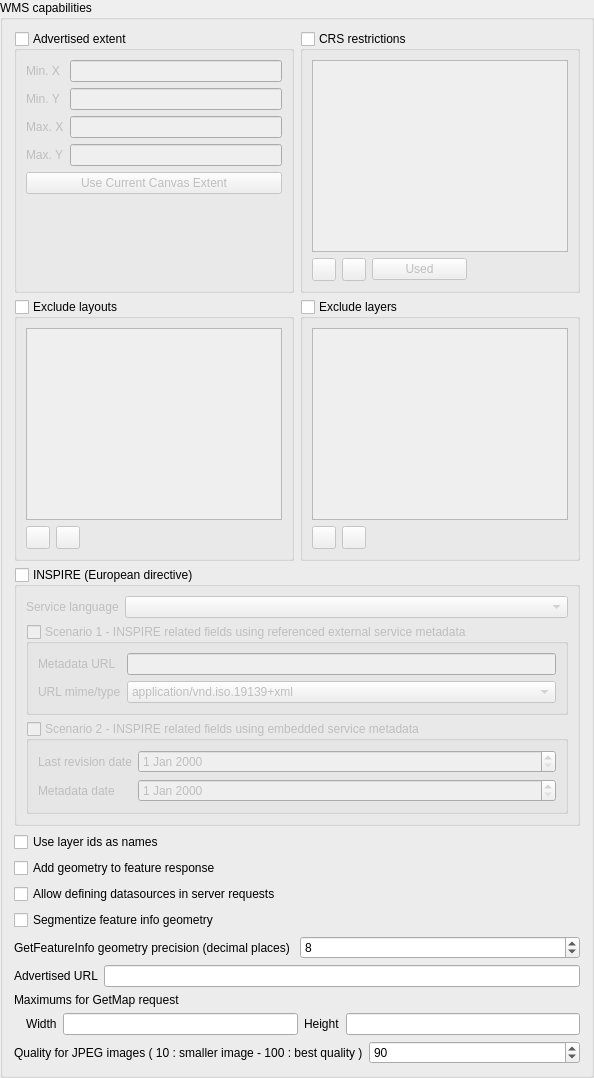
                <widget class="QgsCollapsibleGroupBox" name="grpWMSCapabilities">
                 <property name="title">
                  <string>WMS capabilities</string>
                 </property>
                 <property name="syncGroup">
                  <string notr="true">projowsserver</string>
                 </property>
                 <layout class="QGridLayout" name="gridLayout_13">
                  <item row="1" column="0">
                   <widget class="QgsCollapsibleGroupBox" name="grpWMSExt">
                    <property name="title">
                     <string>Advertised extent</string>
                    </property>
                    <property name="checkable">
                     <bool>true</bool>
                    </property>
                    <property name="checked">
                     <bool>false</bool>
                    </property>
                    <property name="collapsed">
                     <bool>false</bool>
                    </property>
                    <property name="saveCollapsedState">
                     <bool>true</bool>
                    </property>
                    <layout class="QGridLayout" name="gridLayout_4">
                     <item row="0" column="0">
                      <widget class="QLabel" name="label_16">
                       <property name="text">
                        <string>Min. X</string>
                       </property>
                       <property name="buddy">
                        <cstring>mWMSExtMinX</cstring>
                       </property>
                      </widget>
                     </item>
                     <item row="0" column="1">
                      <widget class="QLineEdit" name="mWMSExtMinX">
                       <property name="text">
                        <string/>
                       </property>
                      </widget>
                     </item>
                     <item row="1" column="0">
                      <widget class="QLabel" name="label_17">
                       <property name="text">
                        <string>Min. Y</string>
                       </property>
                       <property name="buddy">
                        <cstring>mWMSExtMinY</cstring>
                       </property>
                      </widget>
                     </item>
                     <item row="1" column="1">
                      <widget class="QLineEdit" name="mWMSExtMinY">
                       <property name="text">
                        <string/>
                       </property>
                      </widget>
                     </item>
                     <item row="2" column="0">
                      <widget class="QLabel" name="label_18">
                       <property name="text">
                        <string>Max. X</string>
                       </property>
                       <property name="buddy">
                        <cstring>mWMSExtMaxX</cstring>
                       </property>
                      </widget>
                     </item>
                     <item row="2" column="1">
                      <widget class="QLineEdit" name="mWMSExtMaxX">
                       <property name="text">
                        <string/>
                       </property>
                      </widget>
                     </item>
                     <item row="3" column="0">
                      <widget class="QLabel" name="label_19">
                       <property name="text">
                        <string>Max. Y</string>
                       </property>
                       <property name="buddy">
                        <cstring>mWMSExtMaxY</cstring>
                       </property>
                      </widget>
                     </item>
                     <item row="3" column="1">
                      <widget class="QLineEdit" name="mWMSExtMaxY">
                       <property name="text">
                        <string/>
                       </property>
                      </widget>
                     </item>
                     <item row="4" column="0" colspan="2">
                      <widget class="QPushButton" name="pbnWMSExtCanvas">
                       <property name="text">
                        <string>Use Current Canvas Extent</string>
                       </property>
                      </widget>
                     </item>
                     <item row="5" column="0" colspan="2">
                      <spacer name="verticalSpacer_3">
                       <property name="orientation">
                        <enum>Qt::Vertical</enum>
                       </property>
                       <property name="sizeHint" stdset="0">
                        <size>
                         <width>20</width>
                         <height>40</height>
                        </size>
                       </property>
                      </spacer>
                     </item>
                    </layout>
                   </widget>
                  </item>
                  <item row="2" column="0">
                   <widget class="QgsCollapsibleGroupBox" name="mWMSPrintLayoutGroupBox">
                    <property name="title">
                     <string>Exclude layouts</string>
                    </property>
                    <property name="checkable">
                     <bool>true</bool>
                    </property>
                    <property name="checked">
                     <bool>false</bool>
                    </property>
                    <property name="collapsed">
                     <bool>false</bool>
                    </property>
                    <property name="saveCollapsedState">
                     <bool>true</bool>
                    </property>
                    <layout class="QGridLayout" name="gridLayout_10">
                     <item row="0" column="0" colspan="3">
                      <widget class="QListWidget" name="mPrintLayoutListWidget"/>
                     </item>
                     <item row="1" column="0">
                      <widget class="QToolButton" name="mAddWMSPrintLayoutButton">
                       <property name="toolTip">
                        <string>Add layout to exclude</string>
                       </property>
                       <property name="text">
                        <string/>
                       </property>
                       <property name="icon">
                        <iconset resource="../../images/images.qrc">
                         <normaloff>:/images/themes/default/symbologyAdd.svg</normaloff>:/images/themes/default/symbologyAdd.svg</iconset>
                       </property>
                      </widget>
                     </item>
                     <item row="1" column="1">
                      <widget class="QToolButton" name="mRemoveWMSPrintLayoutButton">
                       <property name="toolTip">
                        <string>Remove selected layout</string>
                       </property>
                       <property name="text">
                        <string/>
                       </property>
                       <property name="icon">
                        <iconset resource="../../images/images.qrc">
                         <normaloff>:/images/themes/default/symbologyRemove.svg</normaloff>:/images/themes/default/symbologyRemove.svg</iconset>
                       </property>
                      </widget>
                     </item>
                     <item row="1" column="2">
                      <spacer name="horizontalSpacer_2">
                       <property name="orientation">
                        <enum>Qt::Horizontal</enum>
                       </property>
                       <property name="sizeHint" stdset="0">
                        <size>
                         <width>0</width>
                         <height>20</height>
                        </size>
                       </property>
                      </spacer>
                     </item>
                    </layout>
                   </widget>
                  </item>
                  <item row="2" column="1">
                   <widget class="QgsCollapsibleGroupBox" name="mLayerRestrictionsGroupBox">
                    <property name="title">
                     <string>Exclude layers</string>
                    </property>
                    <property name="checkable">
                     <bool>true</bool>
                    </property>
                    <property name="checked">
                     <bool>false</bool>
                    </property>
                    <property name="collapsed">
                     <bool>false</bool>
                    </property>
                    <property name="saveCollapsedState">
                     <bool>true</bool>
                    </property>
                    <layout class="QGridLayout" name="gridLayout">
                     <item row="0" column="0" colspan="3">
                      <widget class="QListWidget" name="mLayerRestrictionsListWidget"/>
                     </item>
                     <item row="1" column="0">
                      <widget class="QToolButton" name="mAddLayerRestrictionButton">
                       <property name="toolTip">
                        <string>Add layer to exclude</string>
                       </property>
                       <property name="text">
                        <string/>
                       </property>
                       <property name="icon">
                        <iconset resource="../../images/images.qrc">
                         <normaloff>:/images/themes/default/symbologyAdd.svg</normaloff>:/images/themes/default/symbologyAdd.svg</iconset>
                       </property>
                      </widget>
                     </item>
                     <item row="1" column="1">
                      <widget class="QToolButton" name="mRemoveLayerRestrictionButton">
                       <property name="toolTip">
                        <string>Remove selected layer</string>
                       </property>
                       <property name="text">
                        <string/>
                       </property>
                       <property name="icon">
                        <iconset resource="../../images/images.qrc">
                         <normaloff>:/images/themes/default/symbologyRemove.svg</normaloff>:/images/themes/default/symbologyRemove.svg</iconset>
                       </property>
                      </widget>
                     </item>
                     <item row="1" column="2">
                      <spacer name="horizontalSpacer_3">
                       <property name="orientation">
                        <enum>Qt::Horizontal</enum>
                       </property>
                       <property name="sizeHint" stdset="0">
                        <size>
                         <width>0</width>
                         <height>20</height>
                        </size>
                       </property>
                      </spacer>
                     </item>
                    </layout>
                   </widget>
                  </item>
                  <item row="1" column="1">
                   <widget class="QgsCollapsibleGroupBox" name="grpWMSList">
                    <property name="title">
                     <string>CRS restrictions</string>
                    </property>
                    <property name="checkable">
                     <bool>true</bool>
                    </property>
                    <property name="checked">
                     <bool>false</bool>
                    </property>
                    <property name="collapsed">
                     <bool>false</bool>
                    </property>
                    <property name="saveCollapsedState">
                     <bool>true</bool>
                    </property>
                    <layout class="QGridLayout" name="gridLayout_5">
                     <item row="1" column="0">
                      <widget class="QToolButton" name="pbnWMSAddSRS">
                       <property name="toolTip">
                        <string>Add new CRS</string>
                       </property>
                       <property name="icon">
                        <iconset resource="../../images/images.qrc">
                         <normaloff>:/images/themes/default/symbologyAdd.svg</normaloff>:/images/themes/default/symbologyAdd.svg</iconset>
                       </property>
                      </widget>
                     </item>
                     <item row="0" column="0" colspan="4">
                      <widget class="QListWidget" name="mWMSList"/>
                     </item>
                     <item row="1" column="2">
                      <widget class="QPushButton" name="pbnWMSSetUsedSRS">
                       <property name="toolTip">
                        <string>Fetch all CRS's from layers</string>
                       </property>
                       <property name="text">
                        <string>Used</string>
                       </property>
                      </widget>
                     </item>
                     <item row="1" column="1">
                      <widget class="QToolButton" name="pbnWMSRemoveSRS">
                       <property name="toolTip">
                        <string>Remove selected CRS</string>
                       </property>
                       <property name="icon">
                        <iconset resource="../../images/images.qrc">
                         <normaloff>:/images/themes/default/symbologyRemove.svg</normaloff>:/images/themes/default/symbologyRemove.svg</iconset>
                       </property>
                      </widget>
                     </item>
                    </layout>
                   </widget>
                  </item>
                  <item row="5" column="0">
                   <widget class="QCheckBox" name="mWmsUseLayerIDs">
                    <property name="text">
                     <string>Use layer ids as names</string>
                    </property>
                   </widget>
                  </item>
                  <item row="12" column="0" colspan="2">
                   <layout class="QHBoxLayout" name="horizontalLayout_10">
                    <item>
                     <widget class="QLabel" name="mWMSImageQualityLabel">
                      <property name="text">
                       <string>Quality for JPEG images ( 10 : smaller image - 100 : best quality )</string>
                      </property>
                     </widget>
                    </item>
                    <item>
                     <widget class="QSpinBox" name="mWMSImageQualitySpinBox">
                      <property name="minimum">
                       <number>10</number>
                      </property>
                      <property name="maximum">
                       <number>100</number>
                      </property>
                      <property name="singleStep">
                       <number>5</number>
                      </property>
                      <property name="value">
                       <number>90</number>
                      </property>
                     </widget>
                    </item>
                   </layout>
                  </item>
                  <item row="6" column="0">
                   <widget class="QCheckBox" name="mAddWktGeometryCheckBox">
                    <property name="text">
                     <string>Add geometry to feature response</string>
                    </property>
                   </widget>
                  </item>
                  <item row="11" column="0" colspan="2">
                   <layout class="QGridLayout" name="gridLayout_3">
                    <item row="1" column="1">
                     <widget class="QLabel" name="mMaxWidthLabel">
                      <property name="text">
                       <string>Width</string>
                      </property>
                     </widget>
                    </item>
                    <item row="1" column="0">
                     <spacer name="horizontalSpacer_6">
                      <property name="orientation">
                       <enum>Qt::Horizontal</enum>
                      </property>
                      <property name="sizeType">
                       <enum>QSizePolicy::Fixed</enum>
                      </property>
                      <property name="sizeHint" stdset="0">
                       <size>
                        <width>6</width>
                        <height>20</height>
                       </size>
                      </property>
                     </spacer>
                    </item>
                    <item row="1" column="4">
                     <widget class="QLineEdit" name="mMaxHeightLineEdit"/>
                    </item>
                    <item row="1" column="2">
                     <widget class="QLineEdit" name="mMaxWidthLineEdit"/>
                    </item>
                    <item row="1" column="3">
                     <widget class="QLabel" name="mMaxHeightLabel">
                      <property name="text">
                       <string>Height</string>
                      </property>
                     </widget>
                    </item>
                    <item row="0" column="0" colspan="5">
                     <widget class="QLabel" name="label_21">
                      <property name="text">
                       <string>Maximums for GetMap request</string>
                      </property>
                     </widget>
                    </item>
                   </layout>
                  </item>
                  <item row="9" column="0" colspan="2">
                   <layout class="QHBoxLayout" name="grpWMSPrecision">
                    <item>
                     <widget class="QLabel" name="label_5">
                      <property name="text">
                       <string>GetFeatureInfo geometry precision (decimal places)</string>
                      </property>
                     </widget>
                    </item>
                    <item>
                     <widget class="QSpinBox" name="mWMSPrecisionSpinBox">
                      <property name="minimum">
                       <number>1</number>
                      </property>
                      <property name="maximum">
                       <number>17</number>
                      </property>
                      <property name="value">
                       <number>8</number>
                      </property>
                     </widget>
                    </item>
                   </layout>
                  </item>
                  <item row="10" column="0" colspan="2">
                   <layout class="QHBoxLayout" name="horizontalLayout_2">
                    <item>
                     <widget class="QLabel" name="mWMSUrlLabel">
                      <property name="text">
                       <string>Advertised URL</string>
                      </property>
                     </widget>
                    </item>
                    <item>
                     <widget class="QLineEdit" name="mWMSUrlLineEdit"/>
                    </item>
                   </layout>
                  </item>
                  <item row="4" column="0" colspan="2">
                   <widget class="QgsCollapsibleGroupBox" name="mWMSInspire">
                    <property name="title">
                     <string>INSPIRE (European directive)</string>
                    </property>
                    <property name="checkable">
                     <bool>true</bool>
                    </property>
                    <property name="checked">
                     <bool>false</bool>
                    </property>
                    <layout class="QGridLayout" name="gridLayout_14">
                     <item row="0" column="1">
                      <widget class="QComboBox" name="mWMSInspireLanguage">
                       <property name="sizePolicy">
                        <sizepolicy hsizetype="Expanding" vsizetype="Fixed">
                         <horstretch>0</horstretch>
                         <verstretch>0</verstretch>
                        </sizepolicy>
                       </property>
                      </widget>
                     </item>
                     <item row="0" column="0">
                      <widget class="QLabel" name="label_7">
                       <property name="text">
                        <string>Service language</string>
                       </property>
                      </widget>
                     </item>
                     <item row="4" column="0" colspan="2">
                      <widget class="QGroupBox" name="mWMSInspireScenario2">
                       <property name="title">
                        <string>Scenario 2 - INSPIRE related fields using embedded service metadata</string>
                       </property>
                       <property name="checkable">
                        <bool>true</bool>
                       </property>
                       <property name="checked">
                        <bool>false</bool>
                       </property>
                       <layout class="QGridLayout" name="gridLayout_17">
                        <item row="0" column="1">
                         <widget class="QDateEdit" name="mWMSInspireTemporalReference">
                          <property name="sizePolicy">
                           <sizepolicy hsizetype="Expanding" vsizetype="Fixed">
                            <horstretch>0</horstretch>
                            <verstretch>0</verstretch>
                           </sizepolicy>
                          </property>
                         </widget>
                        </item>
                        <item row="1" column="0">
                         <widget class="QLabel" name="label_23">
                          <property name="text">
                           <string>Metadata date</string>
                          </property>
                         </widget>
                        </item>
                        <item row="1" column="1">
                         <widget class="QDateEdit" name="mWMSInspireMetadataDate">
                          <property name="sizePolicy">
                           <sizepolicy hsizetype="Expanding" vsizetype="Fixed">
                            <horstretch>0</horstretch>
                            <verstretch>0</verstretch>
                           </sizepolicy>
                          </property>
                         </widget>
                        </item>
                        <item row="0" column="0">
                         <widget class="QLabel" name="label_22">
                          <property name="text">
                           <string>Last revision date</string>
                          </property>
                         </widget>
                        </item>
                       </layout>
                      </widget>
                     </item>
                     <item row="3" column="0" colspan="2">
                      <widget class="QGroupBox" name="mWMSInspireScenario1">
                       <property name="title">
                        <string>Scenario 1 - INSPIRE related fields using referenced external service metadata</string>
                       </property>
                       <property name="checkable">
                        <bool>true</bool>
                       </property>
                       <property name="checked">
                        <bool>false</bool>
                       </property>
                       <layout class="QGridLayout" name="gridLayout_15">
                        <item row="0" column="1">
                         <widget class="QLineEdit" name="mWMSInspireMetadataUrl"/>
                        </item>
                        <item row="0" column="0">
                         <widget class="QLabel" name="label_8">
                          <property name="text">
                           <string>Metadata URL</string>
                          </property>
                         </widget>
                        </item>
                        <item row="1" column="1">
                         <widget class="QComboBox" name="mWMSInspireMetadataUrlType">
                          <item>
                           <property name="text">
                            <string>application/vnd.iso.19139+xml</string>
                           </property>
                          </item>
                          <item>
                           <property name="text">
                            <string>application/vnd.ogc.csw.GetRecordByIdResponse_xml</string>
                           </property>
                          </item>
                          <item>
                           <property name="text">
                            <string>application/vnd.ogc.csw_xml</string>
                           </property>
                          </item>
                         </widget>
                        </item>
                        <item row="1" column="0">
                         <widget class="QLabel" name="label_24">
                          <property name="text">
                           <string>URL mime/type</string>
                          </property>
                         </widget>
                        </item>
                       </layout>
                      </widget>
                     </item>
                    </layout>
                   </widget>
                  </item>
                  <item row="8" column="0">
                   <widget class="QCheckBox" name="mSegmentizeFeatureInfoGeometryCheckBox">
                    <property name="text">
                     <string>Segmentize feature info geometry</string>
                    </property>
                   </widget>
                  </item>
                  <item row="7" column="0">
                   <widget class="QCheckBox" name="mAllowRequestDefinedDataSourcesBox">
                    <property name="text">
                     <string>Allow defining datasources in server requests</string>
                    </property>
                   </widget>
                  </item>
                 </layout>
                </widget>
